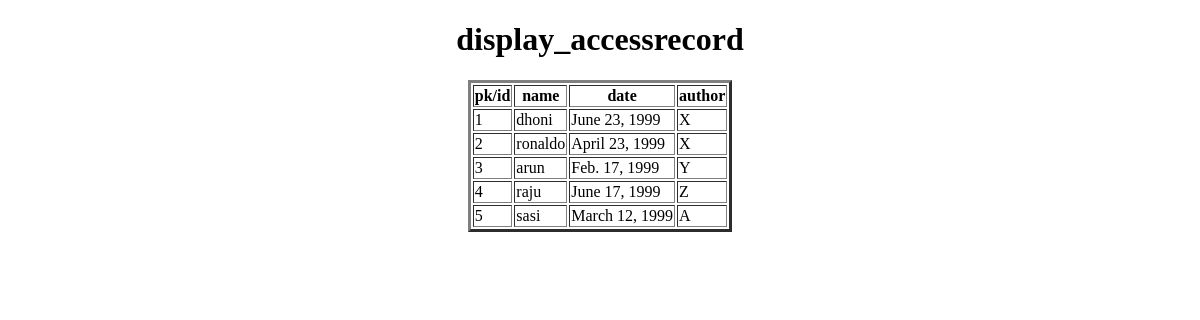
Before: /display_accessrecord/ with the older database file.
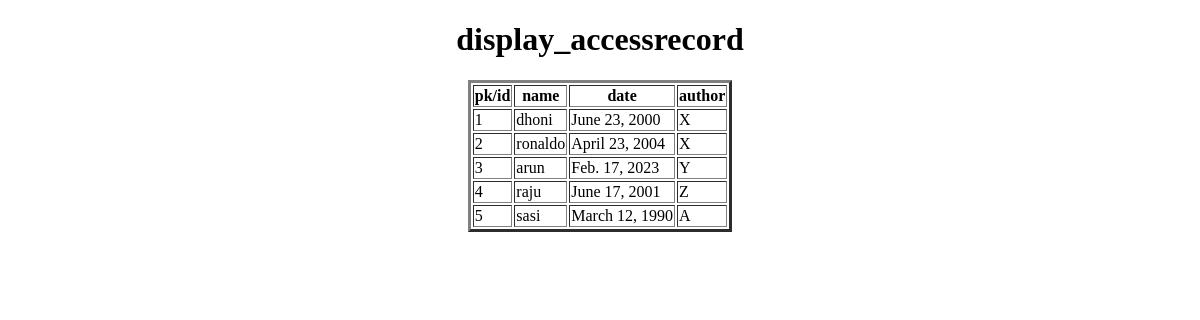
After: the same page with the newer database file.
### app/models.py (models this page shows, shortened)
class AccessRecord(models.Model):
    name=models.ForeignKey(Webpage,on_delete=models.CASCADE)
    date=models.DateField()
    author=models.CharField(max_length=100)

class Webpage(models.Model):
    topic_name=models.ForeignKey(Topic,on_delete=models.CASCADE)
    name=models.CharField(max_length=100)
    url=models.URLField()
    def __str__(self) -> str:
        return self.name

### app/views.py (the view)
# urls.py: path('display_accessrecord/',display_accessrecord,name='display_accessrecord')
def display_accessrecord(request):
    accessrecords=AccessRecord.objects.all()
    d={'accessrecords':accessrecords}
    return render(request,'display_accessrecord.html',d)

### templates/display_accessrecord.html (shortened to what this page needs)
<!DOCTYPE html>
<html lang="en">
<head>
</head>
<body>
    <center>
        <h1>display_accessrecord</h1>
<table border="3px">
<tr>
        <th>pk/id</th>
        <th>name</th>
        <th>date</th>
        <th>author</th>
    </tr>
  {% for ao in accessrecords %}
<tr>
    <td>{{ao.id}}</td>
     <td>{{ao.name}}</td>
     <td>{{ao.date}}</td>
     <td>{{ao.author}}</td>
</tr>
  {% endfor %}
</table>
    </center>
</body>
</html>

Changed rows visible on the page:
changed AccessRecord "dhoni": date "June 23, 1999" → "June 23, 2000"
changed AccessRecord "ronaldo": date "April 23, 1999" → "April 23, 2004"
changed AccessRecord "arun": date "Feb. 17, 1999" → "Feb. 17, 2023"
changed AccessRecord "raju": date "June 17, 1999" → "June 17, 2001"
changed AccessRecord "sasi": date "March 12, 1999" → "March 12, 1990"
